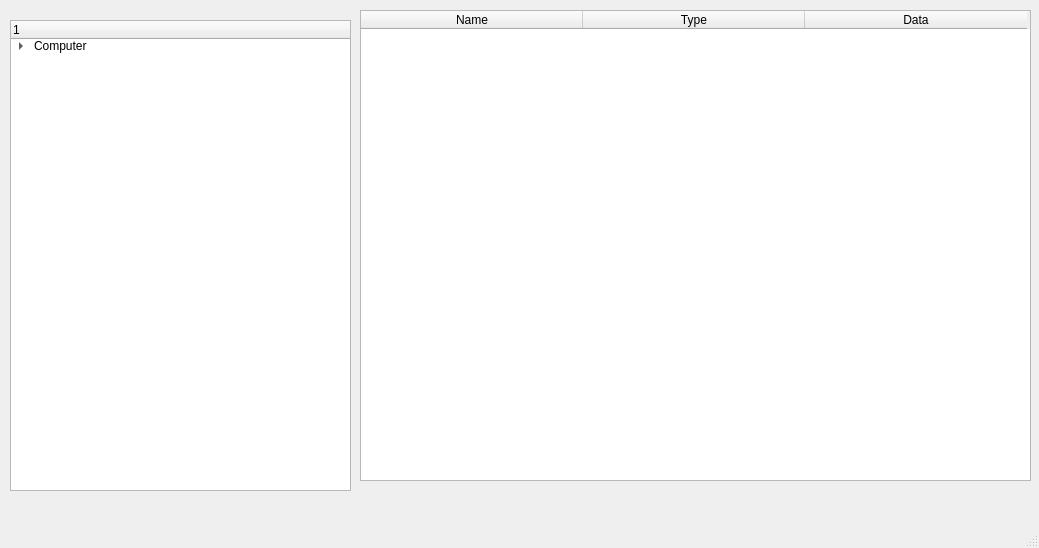
<?xml version="1.0" encoding="UTF-8"?>
<ui version="4.0">
 <class>MainWindow</class>
 <widget class="QMainWindow" name="MainWindow">
  <property name="geometry">
   <rect>
    <x>0</x>
    <y>0</y>
    <width>1039</width>
    <height>548</height>
   </rect>
  </property>
  <property name="windowTitle">
   <string>MainWindow</string>
  </property>
  <widget class="QWidget" name="centralWidget">
   <widget class="QTableWidget" name="tableWidget">
    <property name="geometry">
     <rect>
      <x>360</x>
      <y>10</y>
      <width>671</width>
      <height>471</height>
     </rect>
    </property>
    <property name="showGrid">
     <bool>true</bool>
    </property>
    <property name="sortingEnabled">
     <bool>true</bool>
    </property>
    <attribute name="horizontalHeaderCascadingSectionResizes">
     <bool>false</bool>
    </attribute>
    <attribute name="horizontalHeaderDefaultSectionSize">
     <number>222</number>
    </attribute>
    <attribute name="horizontalHeaderMinimumSectionSize">
     <number>220</number>
    </attribute>
    <column>
     <property name="text">
      <string>Name</string>
     </property>
    </column>
    <column>
     <property name="text">
      <string>Type</string>
     </property>
    </column>
    <column>
     <property name="text">
      <string>Data</string>
     </property>
    </column>
   </widget>
   <widget class="QTreeWidget" name="treeWidget">
    <property name="geometry">
     <rect>
      <x>10</x>
      <y>20</y>
      <width>341</width>
      <height>471</height>
     </rect>
    </property>
    <column>
     <property name="text">
      <string/>
     </property>
    </column>
    <item>
     <property name="text">
      <string>Computer</string>
     </property>
     <item>
      <property name="text">
       <string>HKEY_CLASSES_ROOT</string>
      </property>
     </item>
     <item>
      <property name="text">
       <string>HKEY_CURRENT_USER</string>
      </property>
     </item>
     <item>
      <property name="text">
       <string>HKEY_LOCAL_MACHINE</string>
      </property>
     </item>
     <item>
      <property name="text">
       <string>HKEY_USERS</string>
      </property>
     </item>
     <item>
      <property name="text">
       <string>HKEY_CURRENT_CONFIG</string>
      </property>
     </item>
    </item>
   </widget>
  </widget>
  <widget class="QMenuBar" name="menuBar">
   <property name="geometry">
    <rect>
     <x>0</x>
     <y>0</y>
     <width>1039</width>
     <height>25</height>
    </rect>
   </property>
  </widget>
  <widget class="QStatusBar" name="statusBar"/>
 </widget>
 <layoutdefault spacing="6" margin="11"/>
 <resources/>
 <connections/>
</ui>
